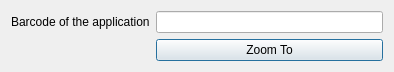
<?xml version="1.0" encoding="UTF-8"?>
<ui version="4.0">
 <class>Dialog</class>
 <widget class="QDialog" name="Dialog">
  <property name="geometry">
   <rect>
    <x>0</x>
    <y>0</y>
    <width>394</width>
    <height>67</height>
   </rect>
  </property>
  <property name="windowTitle">
   <string>Zoom to the parcel</string>
  </property>
  <layout class="QFormLayout" name="formLayout">
   <item row="0" column="0">
    <widget class="QLabel" name="label">
     <property name="text">
      <string>Barcode of the application</string>
     </property>
    </widget>
   </item>
   <item row="0" column="1">
    <widget class="QLineEdit" name="lineBarcode"/>
   </item>
   <item row="1" column="1">
    <widget class="QPushButton" name="pushButtonZoom">
     <property name="text">
      <string>Zoom To</string>
     </property>
    </widget>
   </item>
  </layout>
 </widget>
 <resources/>
 <connections/>
</ui>
